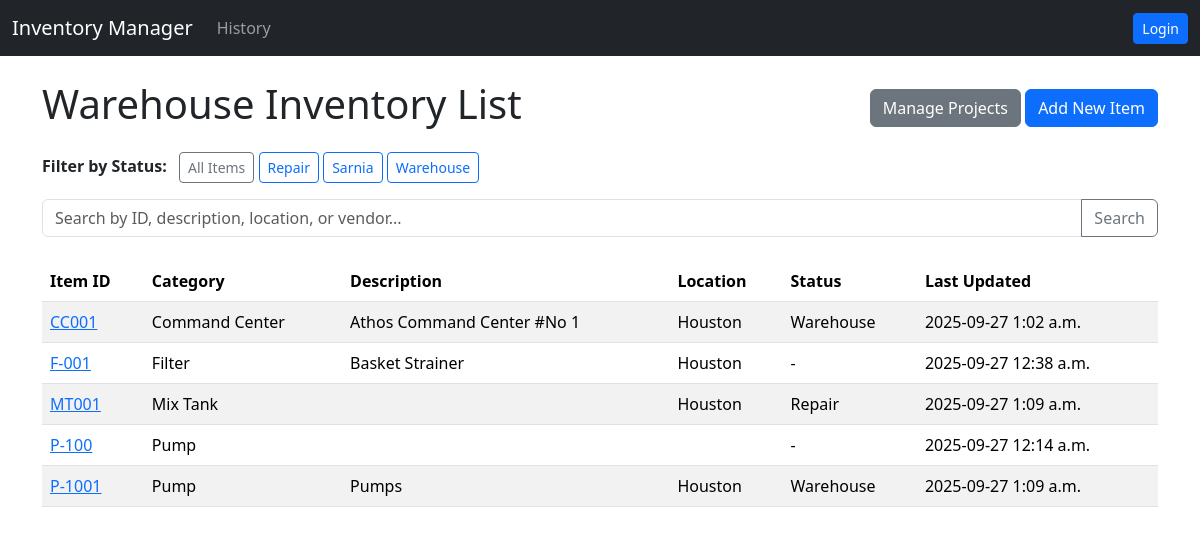
The app's page /inventory/, older data.
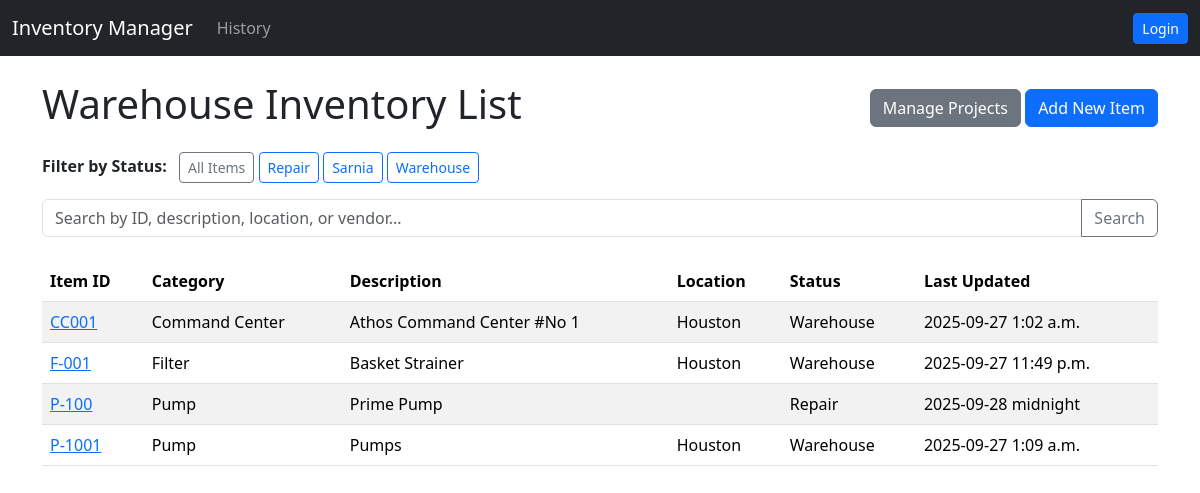
The same page, newer data.
### inventory/models.py (models this page shows, shortened)
class Status(models.Model):
    name = models.CharField(max_length=100, unique=True)
    class Meta:
        verbose_name_plural = "Statuses"

class BaseItem(models.Model):
    CATEGORY_CHOICES = [
        ("Pump", "Pump"),
        ("Filter", "Filter"),
        ("Mix Tank", "Mix Tank"),
        ("Valve", "Valve"),
        ("Command Center", "Command Center"),
        ("Misc", "Misc"),
    ]
    item_id = models.CharField(max_length=100, unique=True, verbose_name="Item ID")
    category = models.CharField(max_length=50, choices=CATEGORY_CHOICES)
    description = models.TextField(blank=True)
    vendor = models.CharField(max_length=100, blank=True)
    rating = models.CharField(max_length=50, blank=True)
    location = models.CharField(max_length=100, blank=True)
    status = models.ForeignKey(Status, on_delete=models.PROTECT, null=True, blank=True)
    last_updated = models.DateTimeField(auto_now=True)
    class Meta:
        ordering = ['item_id']  # Orders items by the Item_ID

### inventory/views.py (the view, shortened to what this page needs)
# urls.py: path('', views.item_list, name='item_list'),
def item_list(request):
    query = request.GET.get('q')
    status_filter = request.GET.get('status')
    items = BaseItem.objects.all()
    statuses = Status.objects.all().order_by('name')
    if status_filter:
        items = items.filter(status__in=status_filter)
    items = items.order_by('category', 'item_id')
    context = {
        'items': items,
        'statuses': statuses,
    }
    return render(request, 'inventory/item_list.html', context)

### inventory/templates/inventory/item_list.html (shortened to what this page needs)
{% extends 'base.html' %}
{% block content %}
    <div class="d-flex justify-content-between align-items-center mb-3">
        <h1>Warehouse Inventory List</h1>
        <div>
            <a href="{% url 'manage_statuses' %}" class="btn btn-secondary">Manage Projects</a>
            <a href="{% url 'add_item_chooser' %}" class="btn btn-primary">Add New Item</a>
        </div>
    </div>
    <div class="mb-3">
        <strong class="me-2">Filter by Status:</strong>
        <a href="{% url 'item_list' %}" class="btn btn-sm btn-outline-secondary">All Items</a>
        {% for status in statuses %}
            <a href="?status={{ status.id }}" class="btn btn-sm btn-outline-primary">{{ status.name }}</a>
        {% endfor %}
    </div>
    <form method="get" class="mb-4">
        <div class="input-group">
            <input type="text" class="form-control" name="q" placeholder="Search by ID, description, location, or vendor..." value="{{ request.GET.q }}">
            <button class="btn btn-outline-secondary" type="submit">Search</button>
        </div>
    </form>
    {% if items %}
        <table class="table table-striped table-hover">
            <thead>
                <tr>
                    <th>Item ID</th>
                    <th>Category</th>
                    <th>Description</th>
                    <th>Location</th>
                    <th>Status</th> <th>Last Updated</th>
                </tr>
            </thead>
            <tbody>
                {% for item in items %}
                    <tr>
                        <td>
                            <a href="{% url 'item_detail' item.pk %}">{{ item.item_id }}</a>
                        </td>
                        <td>{{ item.get_category_display }}</td>
                        <td>{{ item.description }}</td>
                        <td>{{ item.location }}</td>
                        <td>{{ item.status.name|default:"-" }}</td> <td>{{ item.last_updated|date:"Y-m-d P" }}</td>
                    </tr>
                {% endfor %}
            </tbody>
        </table>
    {% else %}
        <div class="alert alert-info">
            <p class="mb-0">No items found for this query.</p>
        </div>
    {% endif %}
{% endblock %}

Row changes from the older to the newer data that the page shows:
removed BaseItem: item_id "MT001", category "Mix Tank", location "Houston", status.name "Repair", last_updated "2025-09-27 1:09 a.m."
changed BaseItem "Filter": status.name "-" → "Warehouse"; last_updated "2025-09-27 12:38 a.m." → "2025-09-27 11:49 p.m."
changed BaseItem: description (not shown) → "Prime Pump"; status.name "-" → "Repair"; last_updated "2025-09-27 12:14 a.m." → "2025-09-28 midnight"
